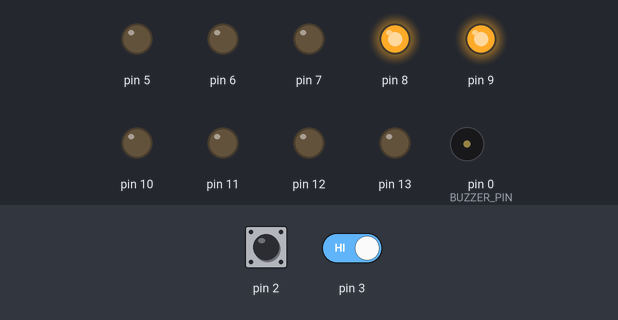
Simulated run of this sketch. Board: Arduino Uno, built with avr-gcc and run on an emulated ATmega328P. On the bench: output pins drawn as LEDs (lit = HIGH), buzzer (waves = sounding). The inputs (shaded band) are chosen by the test bench; at power-on: pin 2 HIGH, pin 3 HIGH.

Above: at 1.2 s.
1.3 s: pin 2 pulsed LOW 5 times (0.12 s each, 0.3 s apart)
At 3.0 s:
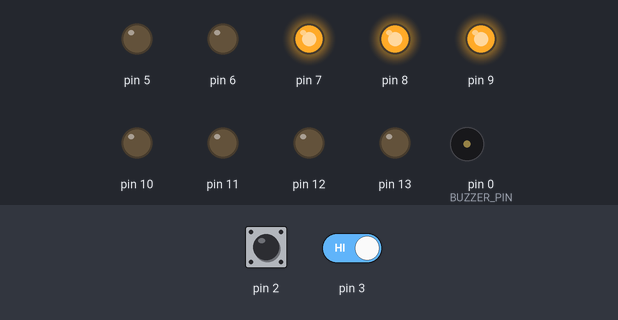
4.3 s: pin 3 driven LOW
At 5.5 s:
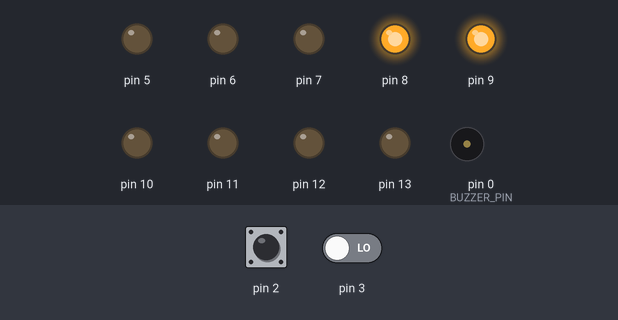
5.8 s: pin 2 driven LOW
At 6.8 s:
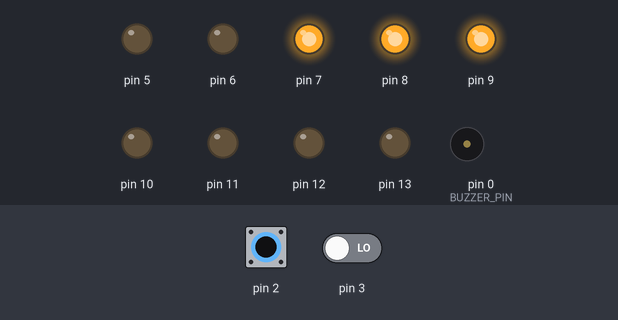
7.3 s: pin 2 pulsed HIGH 5 times (0.12 s each, 0.3 s apart)
At 9.4 s:
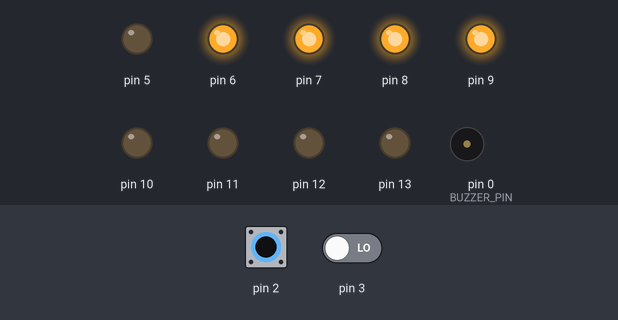
Timing chart, 0 to 10.9 s (numbered marks = the images above; inputs shaded):
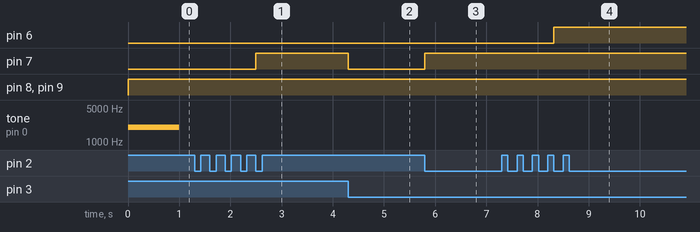

The sketch:

20_rope_pulling.ino
```cpp
const int BUZZER_PIN = 0;
const int FIRST_BAR_PIN = 4;
const int BAR_COUNT = 10;
const int MAX_SCORE = 20;

volatile int score = 0;

void setup()
{
  for (int i = 0; i < BAR_COUNT; i++)
  {
    pinMode(FIRST_BAR_PIN + i, OUTPUT);
  }

  pinMode(BUZZER_PIN, OUTPUT);

  attachInterrupt(INT1, pushP1, FALLING);
  attachInterrupt(INT0, pushP2, FALLING);
}

void pushP1()
{
  score += 1;
}

void pushP2()
{
  score -= 1;
}

void loop()
{
  tone(BUZZER_PIN, 2000, 1000);

  while (abs(score) < MAX_SCORE)
  {
    int bound = map(score, -MAX_SCORE, MAX_SCORE, 0, BAR_COUNT);
    int left = min(bound, BAR_COUNT / 2 - 1);
    int right = max(bound, BAR_COUNT / 2);

    for (int i = 0; i < BAR_COUNT; i++)
    {
      digitalWrite(FIRST_BAR_PIN + i, i >= left && i <= right);
    }
  }

  tone(BUZZER_PIN, 4000, 1000);

  // while (true)
  // {
  // }
}
```

Measured:
- after the input at 1.3 s, pin 7: LOW → HIGH after 1.2 s
- after the input at 4.3 s, pin 7: HIGH → LOW at once
- after the input at 5.8 s, pin 7: LOW → HIGH at once
- after the input at 7.3 s, pin 6: LOW → HIGH after 1.0 s
